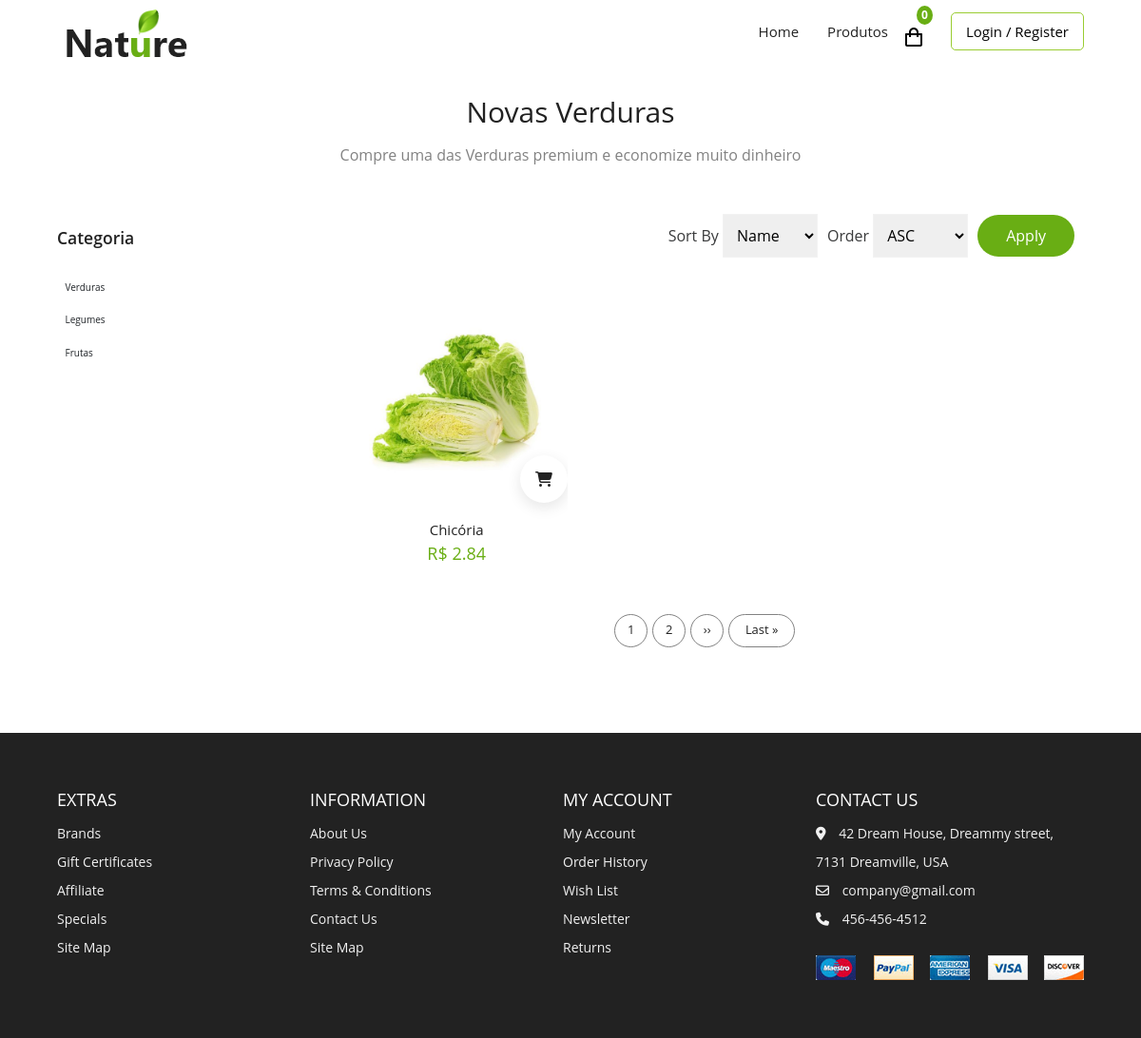
The page /produtos/produtos/verduras/ on the database its author committed.
### produtos/models.py (models this page shows, shortened)
class Category(models.Model):
    name = models.CharField(max_length = 100, unique = True, help_text = " Nome da categoria dos produtos ")
    slug = models.SlugField(max_length = 100, unique = True, help_text = "Slug do nome do produtos ")
    class Meta:
        ordering = ('-name',)

class Product(models.Model):
    category = models.ForeignKey(Category, related_name = "products", on_delete = models.CASCADE, help_text = "categoria do produto")
    name = models.CharField(max_length = 150, unique = True, help_text = "Nome do Produto")
    slug = models.SlugField(max_length = 150, unique = True)
    image = models.ImageField(upload_to = 'products', help_text = "image do Produto")
    description = models.TextField(help_text = "Descrição do Produto")
    shu = models.CharField(max_length = 40, )
    price = models.DecimalField(max_digits = 10, decimal_places = 2, help_text = "O Valor do Produto")
    available  = models.BooleanField(default = True)
    def get_absolute_url(self):
        return reverse('produtos:details', args=[self.category.slug, self.slug])
    class Meta:
        ordering = ('shu',)

### produtos/views.py (the view)
# urls.py: path('',views.List_Products.as_view(), name = 'list_products'),
class List_Products(View):
    def get(self, request, categoria_slug = None):
        categorias = Category.objects.all()
        requested_categoria = None
        produtos = Product.objects.all()
        if categoria_slug:
            requested_categoria = get_object_or_404(Category, slug = categoria_slug)
            produtos = Product.objects.filter(category = requested_categoria)
        return render(request, 'produtos/list.html',{
            'categorias':categorias, 'produtos':produtos, 'requested_categoria':requested_categoria,
            })

### produtos/templates/produtos/list.html (shortened to what this page needs)
{% extends 'base.html' %}
{% load static %}
{% block index %}
  <section class="section products">
    <div class="title banner_products">
      {% if requested_categoria %}
      {% if requested_categoria.name  == 'Frutas'%}
      <h2>Novas {{ requested_categoria.name  }}</h2>
      <span>Compre uma das {{ requested_categoria.name  }} premium e economize muito dinheiro</span>
      {%elif requested_categoria.name  == 'Verduras'%}
      <h2>Novas {{ requested_categoria.name  }}</h2>
      <span>Compre uma das {{ requested_categoria.name  }} premium e economize muito dinheiro</span>
      {% else %}
      <h2>Novos {{ requested_categoria.name  }}</h2>
      <span>Compre um dos {{ requested_categoria.name  }} premium e economize muito dinheiro</span>
      {% endif %}
      {% else %}
      <h2>Novos Produtos</h2>
      <span>Selecione um dos produtos premium e economize muito dinheiro</span>
      {% endif %}
    </div>
    <div class="products-layout container">
      <div class="col-1-of-3">
        <div>
          <div class="block-title mt-4">
            <h3>Categoria</h3>
          </div>
          <br>
          <ul class="block-content list-group-item  border-0 p-0 selected">
            {% for categoria in categorias %}
            <li
            {% if categoria.slug == requested_category.slug  %}
            class="list-group-item  border-0 p-0 selected"
            {% else %}
            class="list-group-item  border-0 p-0 unselected"
            {% endif %}>
            <a href="{% url 'produtos:produtos_list_da_categoria' categoria.slug %}" class="btn btn-block text-left">
            {{ categoria.name }}
            </a>
            </li>
            {% endfor %}
          </ul>
        </div>
      </div>
      <div class="col-3-of-4">
        <form action="">
          <div class="item">
            <label for="sort-by">Sort By</label>
            <select name="sort-by" id="sort-by">
              <option value="title" selected="selected">Name</option>
            </select>
          </div>
          <div class="item">
            <label for="order-by">Order</label>
            <select name="order-by" id="sort-by">
              <option value="ASC" selected="selected">ASC</option>
            </select>
          </div>
          <a href="">Apply</a>
        </form>
        <div class="product-layout">
          {% if Categoria_produtos %}
          {% for produto in Categoria_produtos %}
          <div class="product">
            <div class="img-container">
              <img src="{% static 'images/product-1.jpg' %}" alt="" />
              <div class="addCart">
                <i class="fas fa-shopping-cart"></i>
              </div>
              <ul class="side-icons">
                <span><i class="fas fa-search"></i></span>
                <span><i class="far fa-heart"></i></span>
                <span><i class="fas fa-sliders-h"></i></span>
              </ul>
            </div>
            <div class="bottom">
              <a href="productDetails.html">Bambi Print Mini Backpack</a>
              <div class="price">
                <span>$150</span>
              </div>
            </div>
          </div>
          {% endfor %}
          {% else %}
          {% for produto in produtos %}
          <div class="product">
            <div class="img-container">
              <img src="{{ produto.image.url }}" alt="" />
              <div class="addCart">
                <i class="fas fa-shopping-cart"></i>
              </div>
              <ul class="side-icons">
              </ul>
            </div>
            <div class="bottom">
              <a href="{{ produto.get_absolute_url  }} ">{{ produto.name }}</a>
              <div class="price">
                <span>R$ {{ produto.price }}</span>
              </div>
            </div>
          </div>
          {% endfor %}
          {% endif %}
        </div>
        <ul class="pagination">
          <span>1</span>
          <span>2</span>
          <span class="icon">››</span>
          <span class="last">Last »</span>
        </ul>
      </div>
    </div>
  </section>
  {% endblock %}

### static/styles.css (style rules this page uses)
:root { --primary: #69ae14; --white: #fff; --black: #222; --grey1: #3a3b3c; --grey2: #828282; }
*, *::before, *::after { margin: 0; padding: 0; box-sizing: inherit; }
html { box-sizing: border-box; font-size: 62.5%; }
body { font-family: "Open Sans", sans-serif; font-size: 1.6rem; background-color: var(--white); color: var(--black); font-weight: 400; }
h1, h2, h3, h4, h5 { font-weight: 600; }
a { text-decoration: none; color: inherit; }
li { list-style: none; }
.container { max-width: 114rem; margin: 0 auto; }
@media (max-width: 1200px) { .container { padding: 0 3rem; } }
.section { padding: 10rem 0 5rem 0; overflow: hidden; }
.section .title { text-align: center; margin-bottom: 5rem; }
.section .title h2 { font-size: 3rem; font-weight: 400; margin-bottom: 1.5rem; }
.section .title span { color: var(--grey2); }
.section .product-layout { display: grid; grid-template-columns: repeat(auto-fit, minmax(25rem, 1fr)); gap: 3rem; max-width: 130rem; margin: 0 auto; padding: 0 1.6rem; }
.product { overflow: hidden; }
.product .img-container { position: relative; cursor: pointer; }
.product .img-container img { object-fit: cover; height: 100%; width: 100%; }
.product .bottom { padding: 1rem; text-align: center; }
.product .bottom a { margin-bottom: 1rem; font-weight: inherit; font-size: 1.5rem; }
.product .bottom span { color: var(--primary); font-size: 1.8rem; }
.product .addCart { position: absolute; right: 0; bottom: 0.6rem; background-color: var(--white); border-radius: 50%; padding: 1.3rem 1.6rem; box-shadow: 0 0.5rem 1.5rem rgba(0, 0, 0, 0.1); transition: all 300ms ease-in-out; }
.product i { transition: all 300ms ease-in-out; }
.product .side-icons { position: absolute; right: 0; top: 30%; transform: translate(80%, -50%); display: flex; flex-direction: column; padding: 1rem; transition: all 500ms ease-in-out; }
.products-layout { display: grid; grid-template-columns: 1.05fr 3fr; gap: 0 1rem; }
.col-3-of-4 .product-layout { grid-template-columns: repeat(3, 1fr); }
.col-3-of-4 { text-align: center; }
.col-3-of-4 form { display: flex; align-items: center; justify-content: end; margin-bottom: 3rem; }
.col-3-of-4 form .item { margin-right: 1rem; }
.col-3-of-4 form label { color: var(--grey1); }
.col-3-of-4 form select { font-family: "Open Sans", sans-serif; padding: 1rem; width: 10rem; border: 1px solid #f2f2f2; outline: none; }
.col-3-of-4 form a { display: inline-block; padding: 1rem 3rem; border-radius: 4rem; margin-right: 1rem; background-color: var(--primary); color: var(--white); transition: all 300ms ease-in-out; }
.block-content li { margin-bottom: 1rem; }
.pagination { display: flex; justify-content: center; align-items: center; margin: 4rem 0; }
.pagination span { display: flex; align-items: center; justify-content: center; width: 3.5rem; height: 3.5rem; border-radius: 50%; color: var(--black); font-size: 1.3rem; border: 1px solid var(--grey2); margin-right: 0.5rem; cursor: pointer; }
.pagination span.last { width: 7rem; border-radius: 3rem; }

### rows shown on the page
Category: name "Verduras"
Category: name "Legumes"
Category: name "Frutas"
Product: image (picture), name "Chicória", price "2.84"
